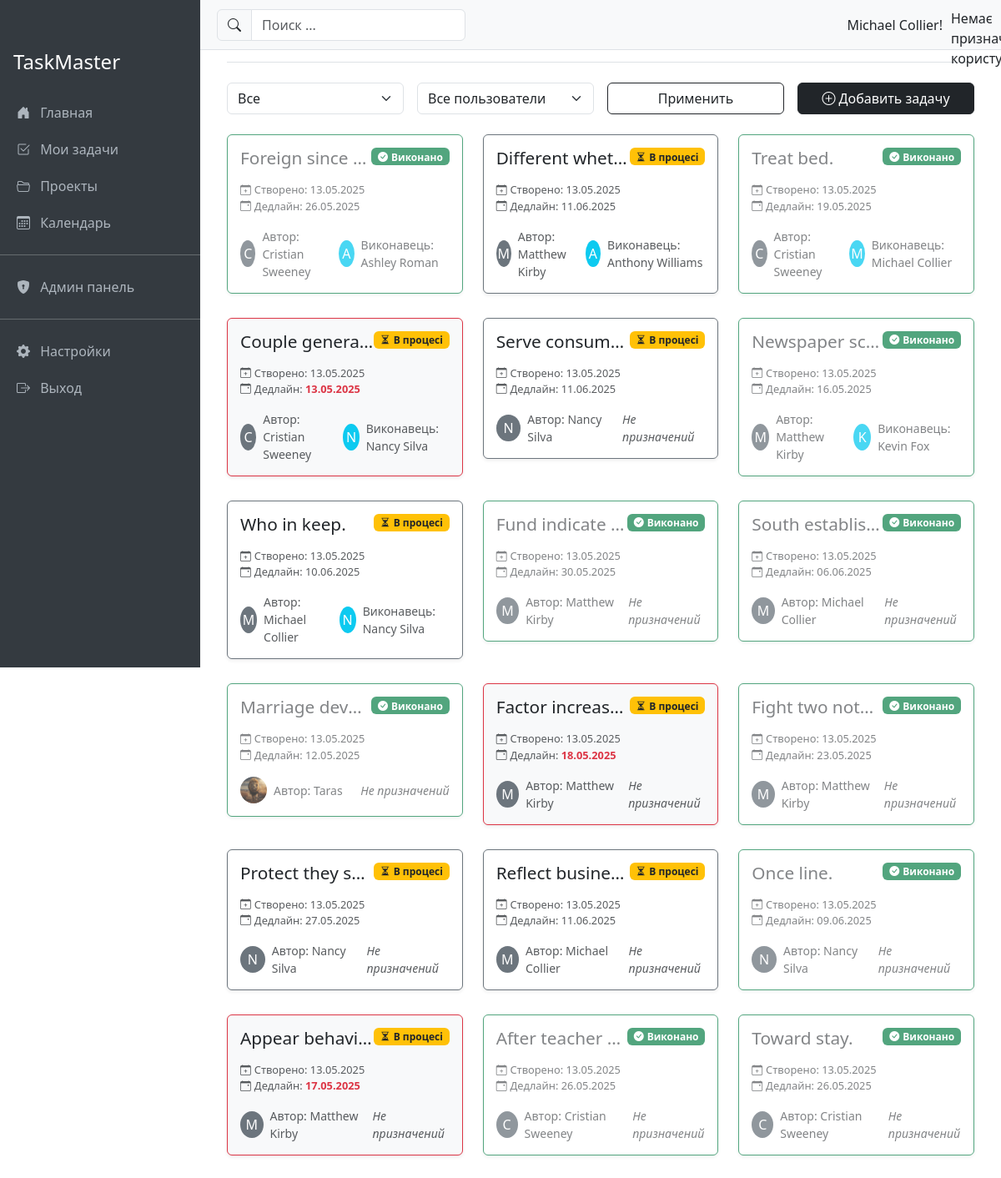
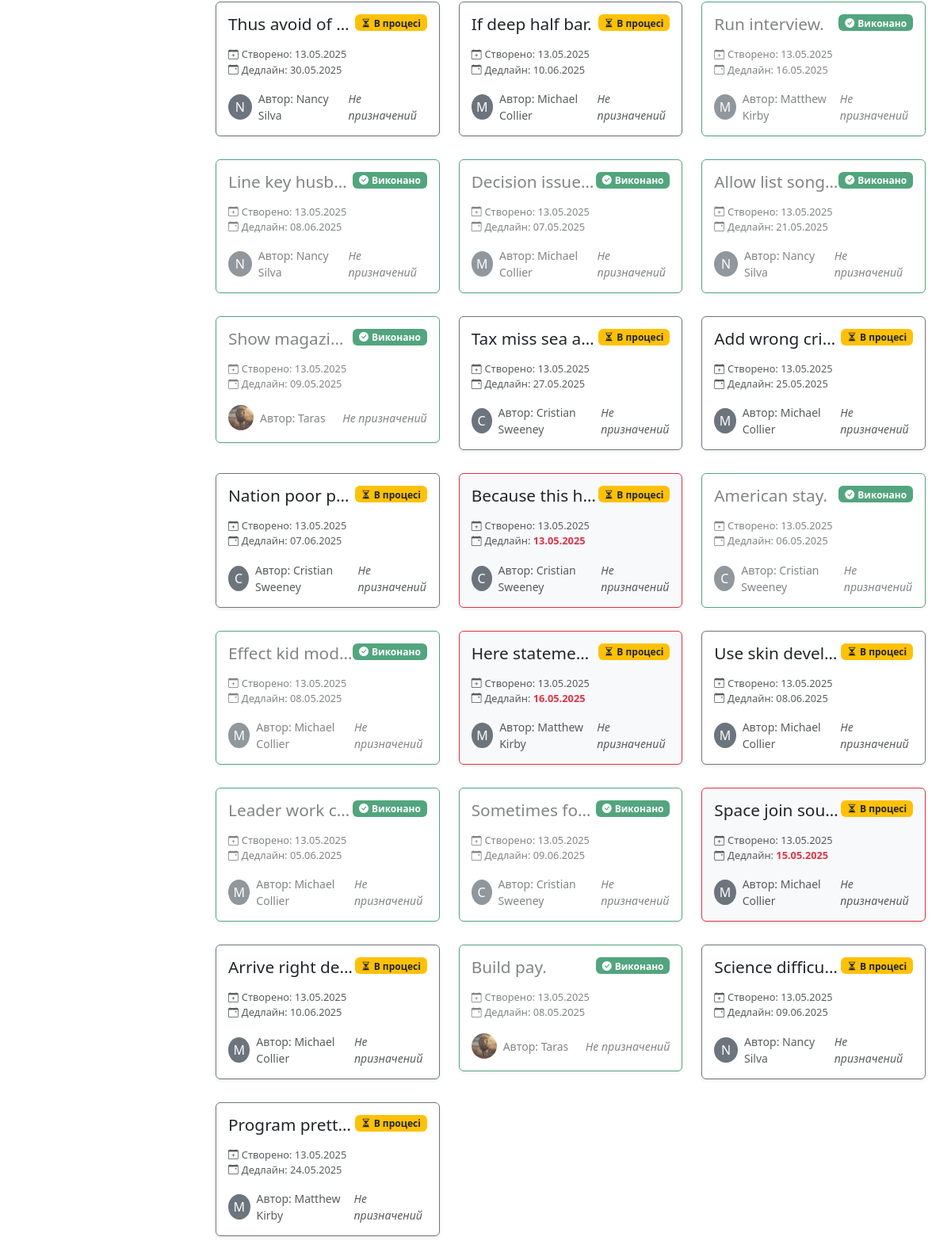
The page /tasks/tasks (signed in) on the database its author committed (2 pictures, top to bottom).
### app/models.py (models this page shows, shortened)
class User(db.Model, UserMixin):
    id = db.Column(db.Integer, primary_key=True)
    username = db.Column(db.String(80), unique=True, nullable=False)
    email = db.Column(db.String(120), unique=True, nullable=False)
    password_hash = db.Column(db.String(128), nullable=False)
    telegram_id = db.Column(db.Integer, unique=True, nullable=True)
    is_admin = db.Column(db.Boolean, default=False)
    surname = db.Column(db.String(80), nullable=True)
    position = db.Column(db.String(120), nullable=True)
    phone = db.Column(db.String(20), nullable=True)
    avatar = db.Column(db.String(120), nullable=True)
    authored_tasks = db.relationship('Task', back_populates='creator', foreign_keys='Task.user_id')
    assigned_tasks = db.relationship('Task', back_populates='assignee', foreign_keys='Task.assignee_id')

class Task(db.Model):
    id = db.Column(db.Integer, primary_key=True)
    title = db.Column(db.String(80), nullable=False)
    is_done = db.Column(db.Boolean, default=False)
    created_at = db.Column(db.DateTime, default=datetime.utcnow)
    deadline = db.Column(db.DateTime, nullable=True)
    description = db.Column(db.String(500), nullable=True)
    user_id = db.Column(db.Integer, db.ForeignKey('user.id'), nullable=False)
    creator = db.relationship('User', back_populates='authored_tasks', foreign_keys=[user_id])
    assignee_id = db.Column(db.Integer, db.ForeignKey('user.id'), nullable=True)
    assignee = db.relationship('User', back_populates='assigned_tasks', foreign_keys=[assignee_id])

### app/routes_task.py (the view)
@tasks.route('/tasks', methods=['GET'])
@login_required
def tasks_list():
    search_term = request.args.get('search', '')
    filter_status = request.args.get('status', 'all')
    user_id = request.args.get('user_id', type=int)
    if current_user.email == os.getenv('ADMIN_EMAIL') or current_user.is_admin:
        query = Task.query
        if user_id:
            query = query.filter_by(user_id=user_id)
    else:
        query = Task.query.filter_by(user_id=current_user.id)
    if filter_status == 'done':
        query = query.filter_by(is_done=True)
    elif filter_status == 'not-done':
        query = query.filter_by(is_done=False)
    if search_term:
        query = query.filter(Task.title.ilike(f'%{search_term}%'))
    tasks_data = query.all()
    users = User.query.all() if current_user.is_admin else []
    now = datetime.now()
    return render_template(
        'tasks.html',
        tasks=tasks_data,
        search_term=search_term,
        filter_status=filter_status,
        users=users,
        selected_user_id=user_id,
        now=now
    )

### app/templates/tasks.html (shortened to what this page needs)
{% extends 'base.html' %}
{% block content %}
<div class="container-fluid">
  <div class="d-flex justify-content-between align-items-center border-bottom pb-3 mb-4">
    <h2 class="mb-0 text-dark fw-semibold text-uppercase">Список задач</h2>
  </div>
  <form method="GET" class="row g-3 align-items-end mb-4">
    <div class="col-md-3">
      <select name="status" class="form-select">
        <option value="all" {% if filter_status =='all' %}selected{% endif %}>Все</option>
      </select>
    </div>
    {% if users %}
    <div class="col-md-3">
      <select name="user_id" class="form-select">
        <option value="">Все пользователи</option>
      </select>
    </div>
    {% endif %}
    <div class="col-md-3">
      <button type="submit" class="btn btn-outline-dark w-100">Применить</button>
    </div>
    {% if current_user.is_admin %}
    <div class="col-md-3 text-end">
      <button type="button" class="btn btn-dark w-100" data-bs-toggle="modal" data-bs-target="#createTaskModal">
        <i class="bi bi-plus-circle me-1"></i>Добавить задачу
      </button>
    </div>
    {% endif %}
  </form>
  {% if tasks %}
  <div class="row row-cols-1 row-cols-md-3 g-4">
    {% for task in tasks %}
    <div class="col">
      {% set is_overdue = task.deadline and task.deadline < now and not task.is_done %}
      {% set classes = ['card', 'shadow-sm', 'task-card', 'task-card-sm'] %}
      {% if is_overdue %}
        {% set _ = classes.extend(['bg-light', 'border', 'border-danger', 'border-1']) %}
      {% elif task.is_done %}
        {% set _ = classes.extend(['border', 'border-success', 'border-1', 'text-muted', 'opacity-75']) %}
      {% else %}
        {% set _ = classes.extend(['border', 'border-secondary', 'border-1']) %}
      {% endif %}
      <div class="{{ classes | join(' ') }}" data-bs-toggle="modal" data-bs-target="#viewTaskModal-{{ task.id }}" style="cursor: pointer;">
        <div class="card-body d-flex flex-column justify-content-between">
          <div class="mb-3">
            <div class="d-flex justify-content-between align-items-start">
              <h5 class="card-title text-truncate mb-0" title="{{ task.title }}">{{ task.title }}</h5>
              <span class="badge {% if task.is_done %}bg-success{% else %}bg-warning text-dark{% endif %}">
                {% if task.is_done %}
                  <i class="bi bi-check-circle-fill me-1"></i>Виконано
                {% else %}
                  <i class="bi bi-hourglass-split me-1"></i>В процесі
                {% endif %}
              </span>
            </div>
          </div>
          <div class="mb-3 small text-muted">
            <div><i class="bi bi-calendar-plus me-1"></i>Створено: {{ task.created_at.strftime('%d.%m.%Y') }}</div>
            <div>
              <i class="bi bi-calendar-event me-1"></i>Дедлайн:
              <span class="{% if is_overdue %}text-danger fw-semibold{% endif %}">
                {{ task.deadline.strftime('%d.%m.%Y') if task.deadline else '—' }}
              </span>
            </div>
          </div>
          <div class="d-flex justify-content-between align-items-center mt-auto">
            <div class="d-flex align-items-center">
              {% if task.creator.avatar and task.creator.avatar != 'default.png' %}
                <img src="{{ url_for('static', filename='avatars/' ~ task.creator.avatar) }}" class="rounded-circle me-2" style="width: 32px; height: 32px; object-fit: cover;" alt="Автор">
              {% else %}
                <div class="rounded-circle bg-secondary text-white d-flex align-items-center justify-content-center me-2" style="width: 32px; height: 32px;">
                  {{ task.creator.username[0]|upper }}
                </div>
              {% endif %}
              <small class="text-muted">Автор: {{ task.creator.username }}</small>
            </div>
            <div class="d-flex align-items-center">
              {% if task.assignee %}
                {% if task.assignee.avatar and task.assignee.avatar != 'default.png' %}
                  <img src="{{ url_for('static', filename='avatars/' ~ task.assignee.avatar) }}" class="rounded-circle me-2" style="width: 32px; height: 32px; object-fit: cover;" alt="Виконавець">
                {% else %}
                  <div class="rounded-circle bg-info text-white d-flex align-items-center justify-content-center me-2" style="width: 32px; height: 32px;">
                    {{ task.assignee.username[0]|upper }}
                  </div>
                {% endif %}
                <small class="text-muted">Виконавець: {{ task.assignee.username }}</small>
              {% else %}
                <small class="text-muted fst-italic">Не призначений</small>
              {% endif %}
            </div>
          </div>
        </div>
      </div>
    </div>
    {% endfor %}
  </div>
  {% else %}
    <div class="alert alert-secondary mt-4">
      Нет задач по текущим фильтрам.
    </div>
  {% endif %}
</div>
{% endblock %}

### app/templates/base.html (shortened to what this page needs)
<!DOCTYPE html>
<html lang="ru">
<head>
  <link href="https://cdn.jsdelivr.net/npm/bootstrap@5.3.3/dist/css/bootstrap.min.css" rel="stylesheet" />
  <link href="https://cdn.jsdelivr.net/npm/bootstrap-icons@1.10.5/font/bootstrap-icons.css" rel="stylesheet" />
  <link rel="stylesheet" href="{{ url_for('static', filename='css/base.css') }}">
</head>
<body>
  {% if current_user.is_authenticated %}
  <div class="sidebar">
    <div class="px-3 mb-4">
      <h4>TaskMaster</h4>
    </div>
    <a href="{{ url_for('main.index') }}">
      <i class="bi bi-house-door-fill me-2"></i> Главная
    </a>
    <a href="{{ url_for('tasks.tasks_list') }}">
      <i class="bi bi-check2-square me-2"></i> Мои задачи
    </a>
    <a href="#">
      <i class="bi bi-folder2-open me-2"></i> Проекты
    </a>
    <a href="#">
      <i class="bi bi-calendar3 me-2"></i> Календарь
    </a>
    {% if current_user.is_admin %}
    <hr class="border-light" />
    <a href="{{ url_for('admin.admin_panel') }}">
      <i class="bi bi-shield-lock-fill me-2"></i> Админ панель
    </a>
    {% endif %}
    <hr class="border-light" />
<a href="{{ url_for('profile.edit_profile') }}">
      <i class="bi bi-gear-fill me-2"></i> Настройки
    </a>
    <a href="{{ url_for('auth.logout') }}">
      <i class="bi bi-box-arrow-right me-2"></i> Выход
    </a>
  </div>
  <div class="topbar">
    <form action="{{ url_for('tasks.tasks_list') }}" method="get" class="d-flex">
      <div class="input-group">
        <span class="input-group-text"><i class="bi bi-search"></i></span>
        <input type="text" name="search" value="{{ search_term }}" class="form-control" placeholder="Поиск ..." />
      </div>
    </form>
    <div class="user-info">
    <span>{{ current_user.username if current_user.is_authenticated else 'Гость' }}!</span>
    {% if current_user.avatar and current_user.avatar != 'default.png' %}
      <img src="{{ url_for('static', filename='avatars/' ~ current_user.avatar) }}" alt="Аватар">
    {% else %}
      <div style="width: 40px; height: 40px;">
{% if task and task.assignee %}
    <div style="width: 40px; height: 40px;">
        {{ generate_initials_avatar(task.assignee.username) | safe }}
    </div>
{% else %}
    <p>Немає призначеного користувача</p>
{% endif %}
      </div>
    {% endif %}
    </div>
  </div>
  {% endif %}
  <main class="content">
    {% block content %}{% endblock %}
  </main>
  <link href="https://cdn.jsdelivr.net/npm/select2@4.1.0-rc.0/dist/css/select2.min.css" rel="stylesheet" />
</body>
</html>

### app/static/css/base.css (style rules this page uses)
.sidebar { width: 240px; height: 100vh; position: fixed; top: 0; left: 0; background-color: #343a40; color: #fff; padding-top: 60px; }
.sidebar a { color: #adb5bd; padding: 10px 20px; display: block; text-decoration: none; }
.topbar { position: fixed; top: 0; left: 240px; right: 0; height: 60px; background-color: #f8f9fa; border-bottom: 1px solid #dee2e6; display: flex; align-items: center; justify-content: space-between; padding: 0 20px; z-index: 1030; }
.content { margin-left: 240px; padding-top: 80px; padding: 20px; }
.user-info { display: flex; align-items: center; gap: 10px; }
.task-card { transition: all 0.3s ease-in-out; min-height: 160px; margin-bottom: 5px; }
.task-card .card-body { padding: 15px; }
.task-card .card-title { font-size: 1.3rem; }
.task-card .small { font-size: 0.8rem; }

### rows shown on the page
User: username "Michael Collier"
Task: title "Foreign since…", is_done True (drawn), created_at "13.05.2025", deadline "26.05.2025", creator "C", creator.username "Cristian Sweeney", assignee "A", assignee.username "Ashley Roman"
Task: title "Different whet…", is_done False (drawn), created_at "13.05.2025", deadline "11.06.2025", creator "M", creator.username "Matthew Kirby", assignee "A", assignee.username "Anthony Williams"
Task: title "Treat bed.", is_done True (drawn), created_at "13.05.2025", deadline "19.05.2025", creator "C", creator.username "Cristian Sweeney", assignee "M", assignee.username "Michael Collier"
Task: title "Couple genera…", is_done False (drawn), created_at "13.05.2025", deadline "13.05.2025", creator "C", creator.username "Cristian Sweeney", assignee "N", assignee.username "Nancy Silva"
Task: title "Serve consum…", is_done False (drawn), created_at "13.05.2025", deadline "11.06.2025", creator "N", creator.username "Nancy Silva", shows "Не призначений"
Task: title "Newspaper sc…", is_done True (drawn), created_at "13.05.2025", deadline "16.05.2025", creator "M", creator.username "Matthew Kirby", assignee "K", assignee.username "Kevin Fox"
Task: title "Who in keep.", is_done False (drawn), created_at "13.05.2025", deadline "10.06.2025", creator "M", creator.username "Michael Collier", assignee "N", assignee.username "Nancy Silva"
Task: title "Fund indicate…", is_done True (drawn), created_at "13.05.2025", deadline "30.05.2025", creator "M", creator.username "Matthew Kirby", shows "Не призначений"
Task: title "South establis…", is_done True (drawn), created_at "13.05.2025", deadline "06.06.2025", creator "M", creator.username "Michael Collier", shows "Не призначений"
Task: title "Marriage dev…", is_done True (drawn), created_at "13.05.2025", deadline "12.05.2025", avatar (picture), creator.username "Taras", shows "Не призначений"
Task: title "Factor increas…", is_done False (drawn), created_at "13.05.2025", deadline "18.05.2025", creator "M", creator.username "Matthew Kirby", shows "Не призначений"
Task: title "Fight two not…", is_done True (drawn), created_at "13.05.2025", deadline "23.05.2025", creator "M", creator.username "Matthew Kirby", shows "Не призначений"
Task: title "Protect they s…", is_done False (drawn), created_at "13.05.2025", deadline "27.05.2025", creator "N", creator.username "Nancy Silva", shows "Не призначений"
Task: title "Reflect busine…", is_done False (drawn), created_at "13.05.2025", deadline "11.06.2025", creator "M", creator.username "Michael Collier", shows "Не призначений"
Task: title "Once line.", is_done True (drawn), created_at "13.05.2025", deadline "09.06.2025", creator "N", creator.username "Nancy Silva", shows "Не призначений"
Task: title "Appear behavi…", is_done False (drawn), created_at "13.05.2025", deadline "17.05.2025", creator "M", creator.username "Matthew Kirby", shows "Не призначений"
Task: title "After teacher…", is_done True (drawn), created_at "13.05.2025", deadline "26.05.2025", creator "C", creator.username "Cristian Sweeney", shows "Не призначений"
Task: title "Toward stay.", is_done True (drawn), created_at "13.05.2025", deadline "26.05.2025", creator "C", creator.username "Cristian Sweeney", shows "Не призначений"
Task: title "Thus avoid of…", is_done False (drawn), created_at "13.05.2025", deadline "30.05.2025", creator "N", creator.username "Nancy Silva", shows "Не призначений"
Task: title "If deep half bar.", is_done False (drawn), created_at "13.05.2025", deadline "10.06.2025", creator "M", creator.username "Michael Collier", shows "Не призначений"
Task: title "Run interview.", is_done True (drawn), created_at "13.05.2025", deadline "16.05.2025", creator "M", creator.username "Matthew Kirby", shows "Не призначений"
Task: title "Line key husb…", is_done True (drawn), created_at "13.05.2025", deadline "08.06.2025", creator "N", creator.username "Nancy Silva", shows "Не призначений"
Task: title "Decision issue…", is_done True (drawn), created_at "13.05.2025", deadline "07.05.2025", creator "M", creator.username "Michael Collier", shows "Не призначений"
Task: title "Allow list song…", is_done True (drawn), created_at "13.05.2025", deadline "21.05.2025", creator "N", creator.username "Nancy Silva", shows "Не призначений"
Task: title "Show magazi…", is_done True (drawn), created_at "13.05.2025", deadline "09.05.2025", avatar (picture), creator.username "Taras", shows "Не призначений"
Task: title "Tax miss sea a…", is_done False (drawn), created_at "13.05.2025", deadline "27.05.2025", creator "C", creator.username "Cristian Sweeney", shows "Не призначений"
Task: title "Add wrong cri…", is_done False (drawn), created_at "13.05.2025", deadline "25.05.2025", creator "M", creator.username "Michael Collier", shows "Не призначений"
Task: title "Nation poor p…", is_done False (drawn), created_at "13.05.2025", deadline "07.06.2025", creator "C", creator.username "Cristian Sweeney", shows "Не призначений"
Task: title "Because this h…", is_done False (drawn), created_at "13.05.2025", deadline "13.05.2025", creator "C", creator.username "Cristian Sweeney", shows "Не призначений"
Task: title "American stay.", is_done True (drawn), created_at "13.05.2025", deadline "06.05.2025", creator "C", creator.username "Cristian Sweeney", shows "Не призначений"
Task: title "Effect kid mod…", is_done True (drawn), created_at "13.05.2025", deadline "08.05.2025", creator "M", creator.username "Michael Collier", shows "Не призначений"
Task: title "Here stateme…", is_done False (drawn), created_at "13.05.2025", deadline "16.05.2025", creator "M", creator.username "Matthew Kirby", shows "Не призначений"
Task: title "Use skin devel…", is_done False (drawn), created_at "13.05.2025", deadline "08.06.2025", creator "M", creator.username "Michael Collier", shows "Не призначений"
Task: title "Leader work c…", is_done True (drawn), created_at "13.05.2025", deadline "05.06.2025", creator "M", creator.username "Michael Collier", shows "Не призначений"
Task: title "Sometimes fo…", is_done True (drawn), created_at "13.05.2025", deadline "09.06.2025", creator "C", creator.username "Cristian Sweeney", shows "Не призначений"
Task: title "Space join sou…", is_done False (drawn), created_at "13.05.2025", deadline "15.05.2025", creator "M", creator.username "Michael Collier", shows "Не призначений"
Task: title "Arrive right de…", is_done False (drawn), created_at "13.05.2025", deadline "10.06.2025", creator "M", creator.username "Michael Collier", shows "Не призначений"
Task: title "Build pay.", is_done True (drawn), created_at "13.05.2025", deadline "08.05.2025", avatar (picture), creator.username "Taras", shows "Не призначений"
Task: title "Science difficu…", is_done False (drawn), created_at "13.05.2025", deadline "09.06.2025", creator "N", creator.username "Nancy Silva", shows "Не призначений"
Task: title "Program prett…", is_done False (drawn), created_at "13.05.2025", deadline "24.05.2025", creator "M", creator.username "Matthew Kirby", shows "Не призначений"
